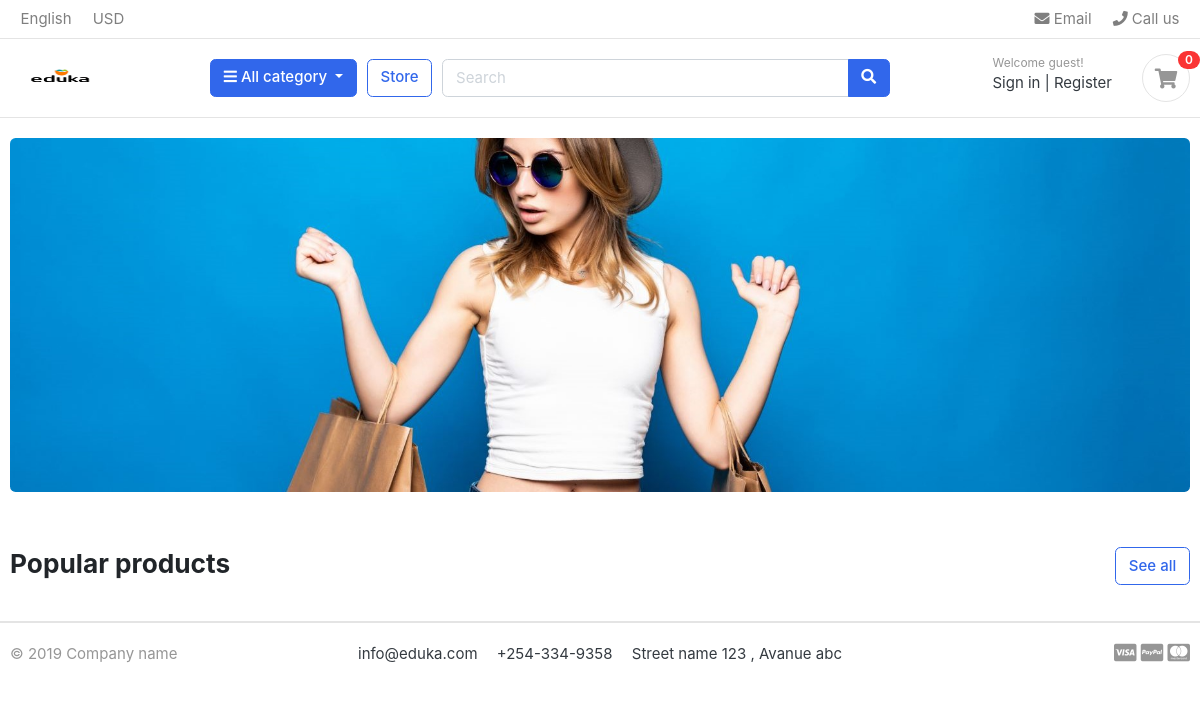
/, run on an earlier commit of the app's database.
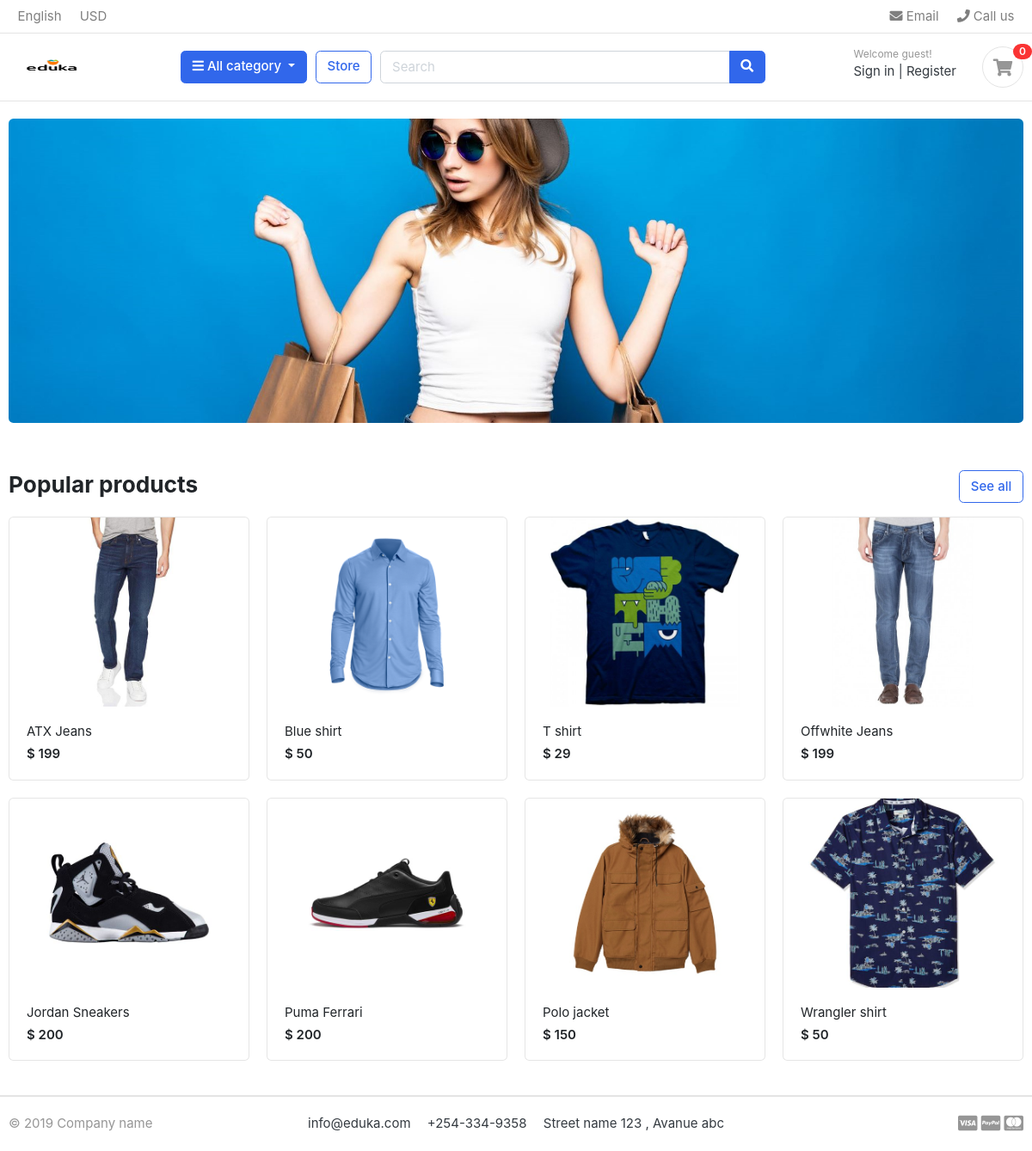
And on a later commit of the database.
### store/models.py (models this page shows, shortened)
class Product(models.Model):
	product_name     = models.CharField(max_length=200, unique=True)
	slug             = models.SlugField(max_length=200, unique=True)
	description      = models.TextField(max_length=200, blank=True)
	price            = models.IntegerField()
	images           = models.ImageField(upload_to='photos/products')
	stock            = models.IntegerField()
	is_available     = models.BooleanField(default=True)
	category         = models.ForeignKey(Category, on_delete=models.CASCADE)
	created_date     = models.DateTimeField(auto_now_add=True)
	modified_date    = models.DateTimeField(auto_now=True)
	def get_url(self):
		return reverse('product_detail', args=[self.category.slug, self.slug])

### eduka/views.py (the view)
# urls.py: path('', views.home, name='home'),
def home(request):
	products = Product.objects.all().filter(is_available=True)
	context = {
	'products': products,
	}
	return render(request, 'home.html', context)

### carts/context_processors.py (called while the page is built)
def counter(request):
    cart_count = 0
    if 'admin' in request.path:
        return()
    else:
        try:
            cart = Cart.objects.filter(cart_id =_cart_id(request))
            cart_items = CartItem.objects.all().filter(cart=cart[:1])
            for cart_item in cart_items:
                cart_count = cart_count + cart_item.quantity
        except Cart.DoesNotExist:
            cart_count = 0
    return dict(cart_count=cart_count)

### carts/views.py (called while the page is built)
def _cart_id(request):
    cart = request.session.session_key
    if not cart:
        cart = request.session.create()
    return cart

### category/context_processors.py (called while the page is built)
def menu_links(request):
    links = Category.objects.all()
    return dict(links=links)

### category/models.py (called while the page is built)
    def get_url(self):
        return reverse('products_by_category', args=[self.slug])

### templates/home.html
{% extends 'base.html' %}
{% load static %}
{% block content %}
<section class="section-intro padding-y-sm">
<div class="container">
<div class="intro-banner-wrap">
	<img src="{% static 'images/banners/cover.jpg' %}" class="img-fluid rounded">
</div>
</div>
</section>
<section class="section-name padding-y-sm">
<div class="container">
<header class="section-heading">
	<a href="{% url 'store' %}" class="btn btn-outline-primary float-right">See all</a>
	<h3 class="section-title">Popular products</h3>
</header>
<div class="row">
	{% for product in products%}
	<div class="col-md-3">
		<div class="card card-product-grid">
			<a href="{{ product.get_url }}" class="img-wrap"> <img src="{{ product.images.url }}"> </a>
			<figcaption class="info-wrap">
				<a href="{{ product.get_url }}" class="title">{{ product.product_name }}</a>
				<div class="price mt-1">$ {{ product.price}}</div>
			</figcaption>
		</div>
	</div>
	{% endfor %}
</div>
</div>
</section>
</body>
</html>
{% endblock %}

### templates/base.html (shortened to what this page needs)
{% load static %}
<!DOCTYPE HTML>
<html lang="en">
<head>
<link href="{% static 'css/bootstrap.css' %}" rel="stylesheet" type="text/css"/>
<link href="{% static 'fonts/fontawesome/css/all.min.css' %}" type="text/css" rel="stylesheet">
<link href="{% static 'css/ui.css' %}" rel="stylesheet" type="text/css"/>
<link href="{% static 'css/responsive.css' %}" rel="stylesheet" media="only screen and (max-width: 1200px)" />
</head>
<body>
	{%include 'includes/navbar.html' %}
	{% block content %}
	{% endblock %}
	{%include 'includes/footer.html' %}

### templates/includes/navbar.html (shortened to what this page needs)
{% load static %}
<header class="section-header">
<nav class="navbar p-md-0 navbar-expand-sm navbar-light border-bottom">
<div class="container">
  <div class="collapse navbar-collapse" id="navbarTop4">
    <ul class="navbar-nav mr-auto">
    	<li class="nav-item dropdown">
		 	<a href="#" class="nav-link">   English </a>
		</li>
		<li class="nav-item dropdown">
			<a href="#" class="nav-link"> USD </a>
		</li>
    </ul>
    <ul class="navbar-nav">
		<li><a href="#" class="nav-link"> <i class="fa fa-envelope"></i> Email </a></li>
		<li><a href="#" class="nav-link"> <i class="fa fa-phone"></i> Call us </a></li>
	</ul>
  </div>
</div>
</nav>
<section class="header-main border-bottom">
	<div class="container">
<div class="row align-items-center">
	<div class="col-lg-2 col-md-3 col-6">
		<a href="/" class="brand-wrap">
<img class="logo" src="{% static 'images/logo.png' %}" width="100" height="50">
		</a>
	</div>
	<div class="col-lg col-sm col-md col-6 flex-grow-0">
		<div class="category-wrap dropdown d-inline-block float-right">
			<button type="button" class="btn btn-primary dropdown-toggle" data-toggle="dropdown">
				<i class="fa fa-bars"></i> All category </button>
		</div>
	</div>
	<a href="{% url 'store' %}" class="btn btn-outline-primary">Store</a>
	<div class="col-lg  col-md-6 col-sm-12 col">
		<form action="#" class="search">
			<div class="input-group w-100">
			    <input type="text" class="form-control" style="width:60%;" placeholder="Search">
			    <div class="input-group-append">
			      <button class="btn btn-primary" type="submit">
			        <i class="fa fa-search"></i>
			      </button>
			    </div>
		    </div>
		</form>
	</div>
	<div class="col-lg-3 col-sm-6 col-8 order-2 order-lg-3">
				<div class="d-flex justify-content-end mb-3 mb-lg-0">
					<div class="widget-header">
						<small class="title text-muted">Welcome guest!</small>
						<div>
							<a href="./signin.html">Sign in</a> <span class="dark-transp"> | </span>
							<a href="./register.html"> Register</a>
						</div>
					</div>
					<a href="{% url 'cart' %}" class="widget-header pl-3 ml-3">
						<div class="icon icon-sm rounded-circle border"><i class="fa fa-shopping-cart"></i></div>
						<span class="badge badge-pill badge-danger notify">{{ cart_count }}</span>
					</a>
				</div>
			</div>
</div>
	</div>
</section>
</header>

### templates/includes/footer.html
{% load static %}
<footer class="section-footer border-top">
	<div class="container">
		<section class="footer-bottom border-top row">
			<div class="col-md-2">
				<p class="text-muted"> &copy 2019 Company name </p>
			</div>
			<div class="col-md-8 text-md-center">
				<span  class="px-2">info@eduka.com</span>
				<span  class="px-2">+254-334-9358</span>
				<span  class="px-2">Street name 123 , Avanue abc</span>
			</div>
			<div class="col-md-2 text-md-right text-muted">
				<i class="fab fa-lg fa-cc-visa"></i>
				<i class="fab fa-lg fa-cc-paypal"></i>
				<i class="fab fa-lg fa-cc-mastercard"></i>
			</div>
		</section>
	</div>
</footer>

### static/css/ui.css (style rules this page uses)
html { font-family: "Inter", sans-serif; font-size: 15px; }
.img-wrap { text-align: center; display: block; }
.img-wrap img { max-width: 100%; }
.icon-xs, .icon-sm, .icon-md, .icon-lg { display: inline-block; text-align: center; flex-shrink: 0; flex-grow: 0; }
.icon-sm { width: 48px; height: 48px; line-height: 48px !important; font-size: 20px; }
.padding-y-sm { padding-top: 20px; padding-bottom: 20px; }
.section-heading { margin-bottom: 20px; margin-top: 15px; }
.section-title { color: #212529; }
p:last-child { margin-bottom: 0; }
.header-main { position: relative; padding-top: 1rem; padding-bottom: 1rem; }
.brand-wrap .logo, .navbar-brand .logo { margin-right: 7px; max-height: 42px; display: inline-block; }
.widget-header { display: inline-block; vertical-align: middle; position: relative; }
.widget-header a { color: #343a40; }
.widget-header i { color: #969696; }
.widget-header .title { display: block; }
.widget-header .notify { position: absolute; top: -3px; right: -10px; }
.footer-bottom { padding-top: 20px; padding-bottom: 20px; }
[class*=card-product] a.title { color: #212529; display: block; }
[class*=card-product] .img-wrap { overflow: hidden; position: relative; }
[class*=card-product] .img-wrap img { height: 100%; max-width: 100%; width: auto; display: inline-block; -o-object-fit: cover; object-fit: cover; }
.card-product-grid { margin-bottom: 20px; }
.card-product-grid .img-wrap { border-radius: 0.2rem 0.2rem 0 0; height: 220px; }
.card-product-grid .info-wrap { overflow: hidden; padding: 18px 20px; }
.card .img-wrap { overflow: hidden; }
.notify { position: absolute; top: -4px; right: -10px; display: inline-block; padding: 0.25em 0.6em; font-size: 12px; line-height: 1; text-align: center; border-radius: 3rem; color: #fff; background-color: #fa3434; }
.price { font-weight: 600; color: #212529; }

What changed in the data, as far as the page shows it:
added Product: images (picture), product_name "ATX Jeans", price "199"
added Product: images (picture), product_name "Blue shirt", price "50"
added Product: images (picture), product_name "T shirt", price "29"
added Product: images (picture), product_name "Offwhite Jeans", price "199"
added Product: images (picture), product_name "Jordan Sneakers", price "200"
added Product: images (picture), product_name "Puma Ferrari", price "200"
added Product: images (picture), product_name "Polo jacket", price "150"
added Product: images (picture), product_name "Wrangler shirt", price "50"
